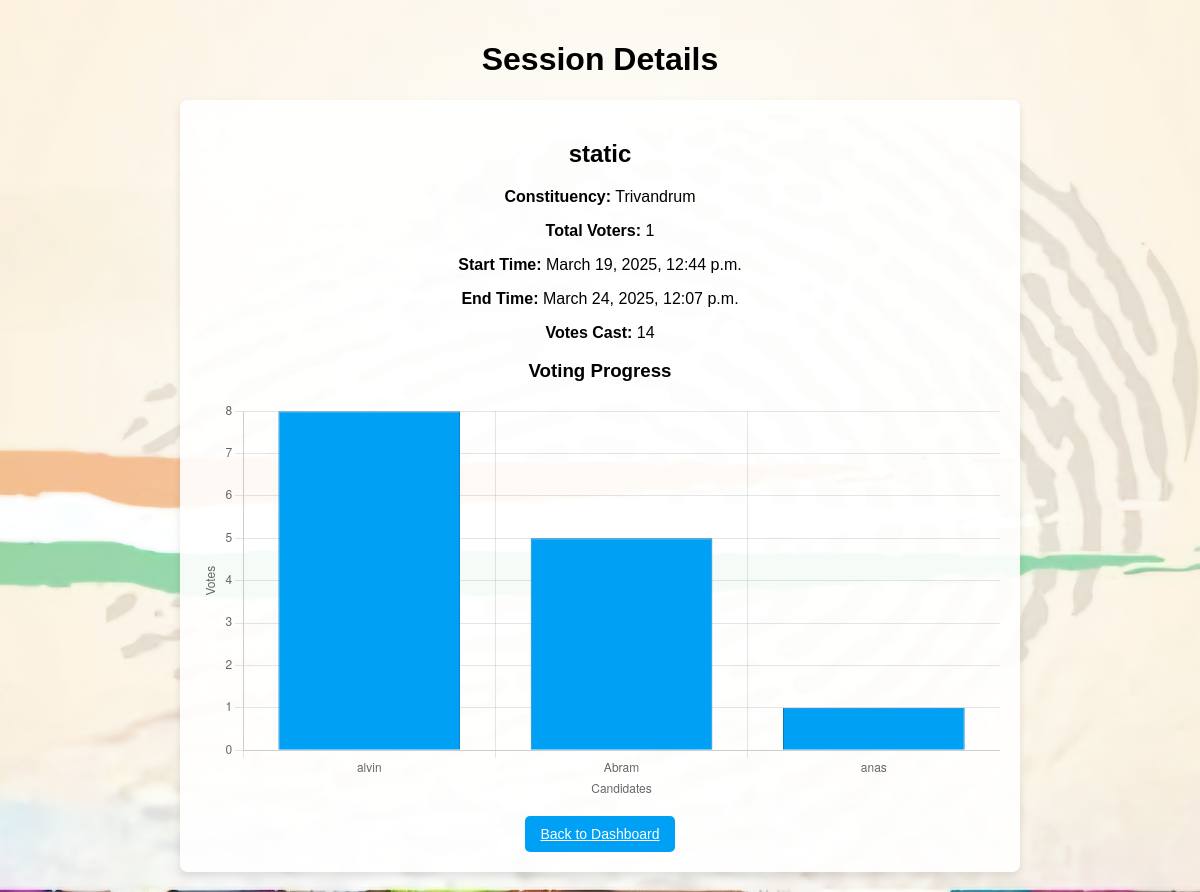
/session/1/, run on the app's committed database.
### manager/models.py (models this page shows, shortened)
class VotingSession(models.Model):
    name = models.CharField(max_length=100)
    constituency = models.ForeignKey(Constituency, on_delete=models.CASCADE, null=True, blank=True)
    start_time = models.DateTimeField()
    end_time = models.DateTimeField()
    status = models.CharField(
        max_length=10,
        choices=[('Active', 'Active'), ('Inactive', 'Inactive')],
        default='Inactive'
    )
    voted_users = models.ManyToManyField(Voter, blank=True)

class Constituency(models.Model):
    constituency = models.CharField(max_length=100, unique=True)
    def __str__(self):
        return self.constituency

### manager/views.py (the view)
# urls.py: path('session/<int:session_id>/', views.session_details, name='session_details'),
def session_details(request, session_id):
    session = get_object_or_404(VotingSession, id=session_id)
    candidates_data = VoteCount.objects.filter(session=session).order_by('-total_votes')
    total_voters = session.constituency.voter_set.count()
    voters = Voter.objects.filter(constituency=session.constituency)
    total_votes = candidates_data.aggregate(total=models.Sum('total_votes'))['total'] or 0
    print("Candidates in session:", [f"{c.candidate.name} - {c.total_votes}" for c in candidates_data])
    context = {
        "session": session,
        "candidates": candidates_data,
        "total_voters": total_voters,
        "total_votes": total_votes,
        "voters":voters
    }
    return render(request, "session_details.html", context)

### templates/session_details.html (shortened to what this page needs)
{% load static %}
<!DOCTYPE html>
<html lang="en">
<head>
</head>
<body>
    <h1>Session Details</h1>
    <div class="container">
        <h2>{{ session.name }}</h2>
        <p><strong>Constituency:</strong> {{ session.constituency }}</p>
        <p><strong>Total Voters:</strong> {{ total_voters }}</p>
        <p><strong>Start Time:</strong> {{ session.start_time }}</p>
        <p><strong>End Time:</strong> {{ session.end_time }}</p>
        <p><strong>Votes Cast:</strong> {{ total_votes }}</p>
        <h3>Voting Progress</h3>
        <canvas id="voteChart" class="chart-container"></canvas>
        <a href="{% url 'dashboard' %}" class="btn">Back to Dashboard</a>
    </div>
    <script>
        document.addEventListener("DOMContentLoaded", function () {
            var candidateNames = [{% for candidate in candidates %}"{{ candidate.candidate.name }}",{% endfor %}];
            var voteCounts = [{% for candidate in candidates %}{{ candidate.total_votes }},{% endfor %}];
            console.log("Candidate Names:", candidateNames);
            console.log("Vote Counts:", voteCounts);
            var ctx = document.getElementById('voteChart').getContext('2d');
            var voteChart = new Chart(ctx, {
                type: 'bar',
                data: {
                    labels: candidateNames, // Candidate names on x-axis
                    datasets: [{
                        label: 'Votes',
                        data: voteCounts,
                        backgroundColor: '#00a0f5',
                        borderColor: '#007ac1',
                        borderWidth: 1
                    }]
                },
                options: {
                    responsive: true,
                    plugins: {
                        legend: { display: false }, // Hide legend
                    },
                    scales: {
                        y: { beginAtZero: true, title: { display: true, text: 'Votes' } },
                        x: { title: { display: true, text: 'Candidates' } }
                    }
                }
            });
        });
    </script>
</body>
</html>

### data on the page
VotingSession: name "static", constituency "Trivandrum", start_time "March 19, 2025, 12:44 p.m.", end_time "March 24, 2025, 12:07 p.m."

### other printed values
{{ total_voters }} "1"
{{ total_votes }} "14"
chart data {{ candidate.candidate.name }} alvin, Abram, anas
chart data {{ candidate.total_votes }} 8, 5, 1
